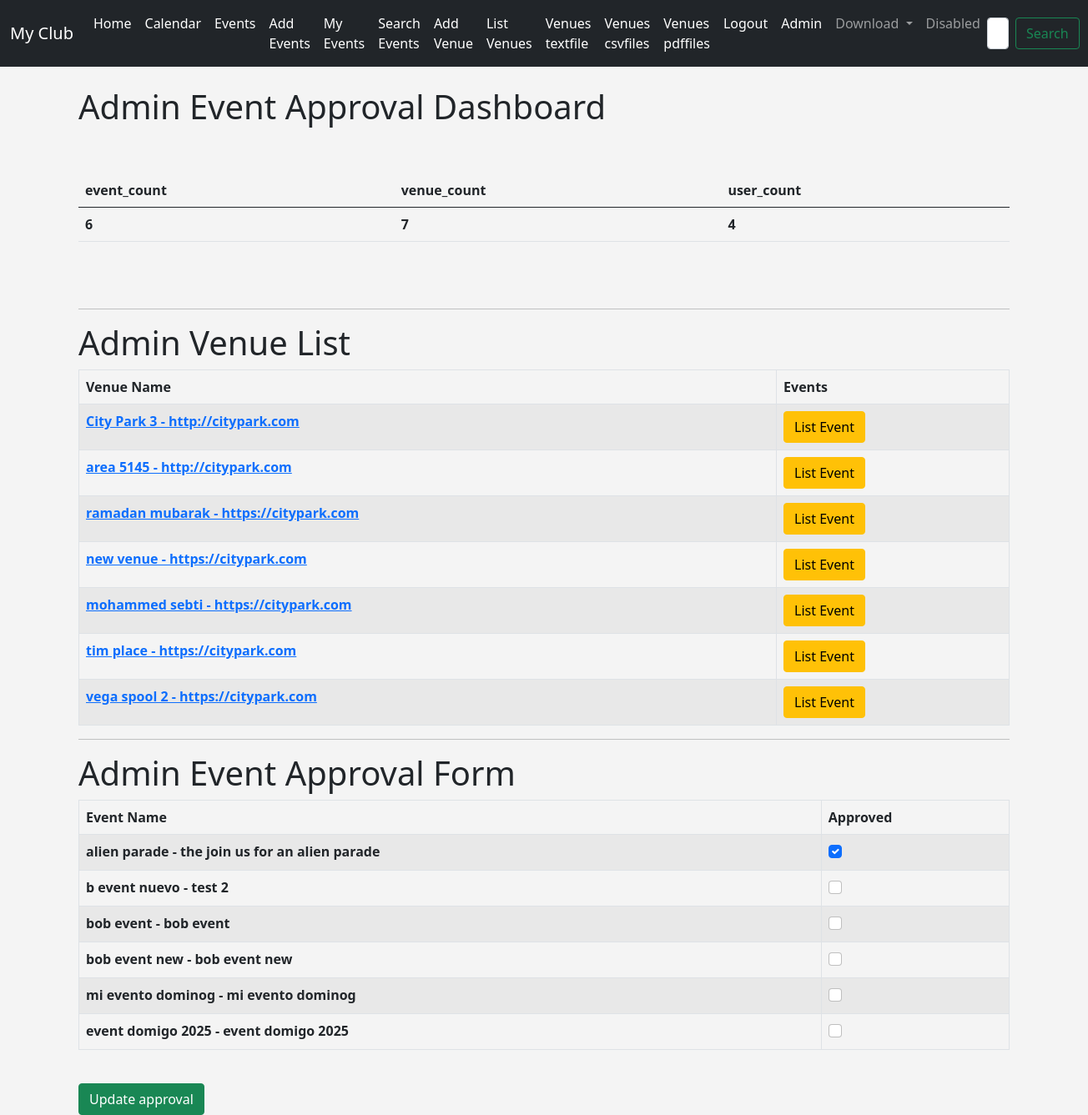
Screenshot of /admin_approval (signed in) with the database file from the repository.
### events/models.py (models this page shows, shortened)
class Venue(models.Model):
    name=models.CharField('Venue Name', max_length=120)
    address=models.CharField( max_length=300)
    zip_code=models.CharField('Zipe Code', max_length=120)
    phone=models.CharField('Contact phone', max_length=25, blank=True)
    web=models.URLField('Website address', blank=True)
    email_address=models.EmailField('Email address', blank=True)
    owner=models.IntegerField("Venue Owner", blank=False, default=1)
    venue_image=models.ImageField(null=True, blank=True, upload_to="images/")
    def __str__(self) -> str:
        return self.name + " - " + self.web

class Event(models.Model):
    name=models.CharField('Event Name', max_length=120)
    event_date=models.DateTimeField('Event Date')
    venue = models.ForeignKey(Venue,blank=True, null=True, on_delete=models.CASCADE)
    manager=models.ForeignKey(User, blank=True, null=True, on_delete=models.SET_NULL)
    description=models.TextField('Description Name', blank=True)
    attendees=models.ManyToManyField(MyClubUser, blank=True)
    approved=models.BooleanField('Aprroved', default=False)
    def __str__(self) -> str:
        return self.name + " - " + self.description

### events/views.py (the view)
# urls.py: path('admin_approval', views.admin_approval, name='admin_approval'),
def admin_approval(request):
    venue_list=Venue.objects.all()
    event_count=Event.objects.all().count()
    venue_count=Venue.objects.all().count()
    user_count=User.objects.all().count()
    event_list = Event.objects.all().order_by('-event_date')
    if request.user.is_superuser:
        if request.method == "POST":
            id_list=request.POST.getlist('boxes')
            print(id_list)
            event_list.update(approved=False)
            for x in id_list:
                Event.objects.filter(pk=int(x)).update(approved=True)
            messages.success(request, "Event list approval has been updated")
            return redirect('list-events')
        else:
            context = {'event_list': event_list,'event_count':event_count,'venue_count':venue_count,'user_count':user_count,'venue_list':venue_list}
            return render(request, 'events/admin_approval.html', context)
    else:
        messages.success(request, "You arents authorize to view this page")
        return redirect('home')
    return render(request, 'events/admin_approval.html', context)

### events/templates/events/admin_approval.html (shortened to what this page needs)
{% extends 'events/base.html' %} {% block content %}
<h1>Admin Event Approval Dashboard</h1>
<br /><br />
<form action="" method="post">
    <table class="table">
        <thead>
          <tr>
            <th scope="col">event_count</th>
            <th scope="col">venue_count</th>
            <th scope="col">user_count</th>
          </tr>
        </thead>
        <tbody>
          <tr>
            <th scope="row">{{event_count}}</th>
            <th scope="row">{{venue_count}}</th>
            <th scope="row">{{user_count}}</th>
          </tr>
        </tbody>
      </table>
      <br><br>
      <hr>
      <h1>Admin Venue List</h1>
      <table class="table table-striped table-hover table-bordered">
        <thead>
          <tr>
            <th scope="col">Venue Name</th>
            <th scope="col">Events</th>
          </tr>
        </thead>
        <tbody>
          {% for venue in venue_list %}
          <tr>
            <th scope="row"><a href="{% url 'show-venue' venue.id  %}"> {{venue}}</a></th>
            <th scope="row"><a class="btn btn-warning" href="{% url 'venue_events' venue.id  %}"> List Event</a></th>
          </tr>
          {% endfor %}
        </tbody>
      </table>
      <hr>
    <h1>Admin Event Approval Form</h1>
<table class="table table-striped table-hover table-bordered">
  <thead>
    <tr>
      <th scope="col">Event Name</th>
      <th scope="col">Approved</th>
    </tr>
  </thead>
  <tbody>
    {% for event in event_list %}
    <tr>
      <th scope="row">{{event}}</th>
      <th scope="row">
        {% if event.approved %}
        <div class="form-check">
          <input
            class="form-check-input"
            type="checkbox"
            value="{{event.id}}"
            id="invalidCheck"
            checked="checked"
            name="boxes"
          />
        </div>
        {% else %}
        <div class="form-check">
          <input
            class="form-check-input"
            type="checkbox"
            value="{{event.id}}"
            id="invalidCheck"
            name="boxes"
          />
        </div>
        {% endif %}
      </th>
    </tr>
    {% endfor %}
  </tbody>
</table>
<br>
    <button class="btn btn-success" type="submit">Update approval</button>
</form>
{% endblock %}

### events/templates/events/base.html (style rules this page uses)
body { background: #f4f4f4; }

### rows the page displays
Venue: name+web "City Park 3 - http://citypark.com"
Venue: name+web "area 5145 - http://citypark.com"
Venue: name+web "ramadan mubarak - https://citypark.com"
Venue: name+web "new venue - https://citypark.com"
Venue: name+web "mohammed sebti - https://citypark.com"
Venue: name+web "tim place - https://citypark.com"
Venue: name+web "vega spool 2 - https://citypark.com"
Event: name+description "alien parade - the join us for an alien parade"
Event: name+description "b event nuevo - test 2"
Event: name+description "bob event - bob event"
Event: name+description "bob event new - bob event new"
Event: name+description "mi evento dominog - mi evento dominog"
Event: name+description "event domigo 2025 - event domigo 2025"

### other values shown
{{ event_count }} "6"
{{ venue_count }} "7"
{{ user_count }} "4"
